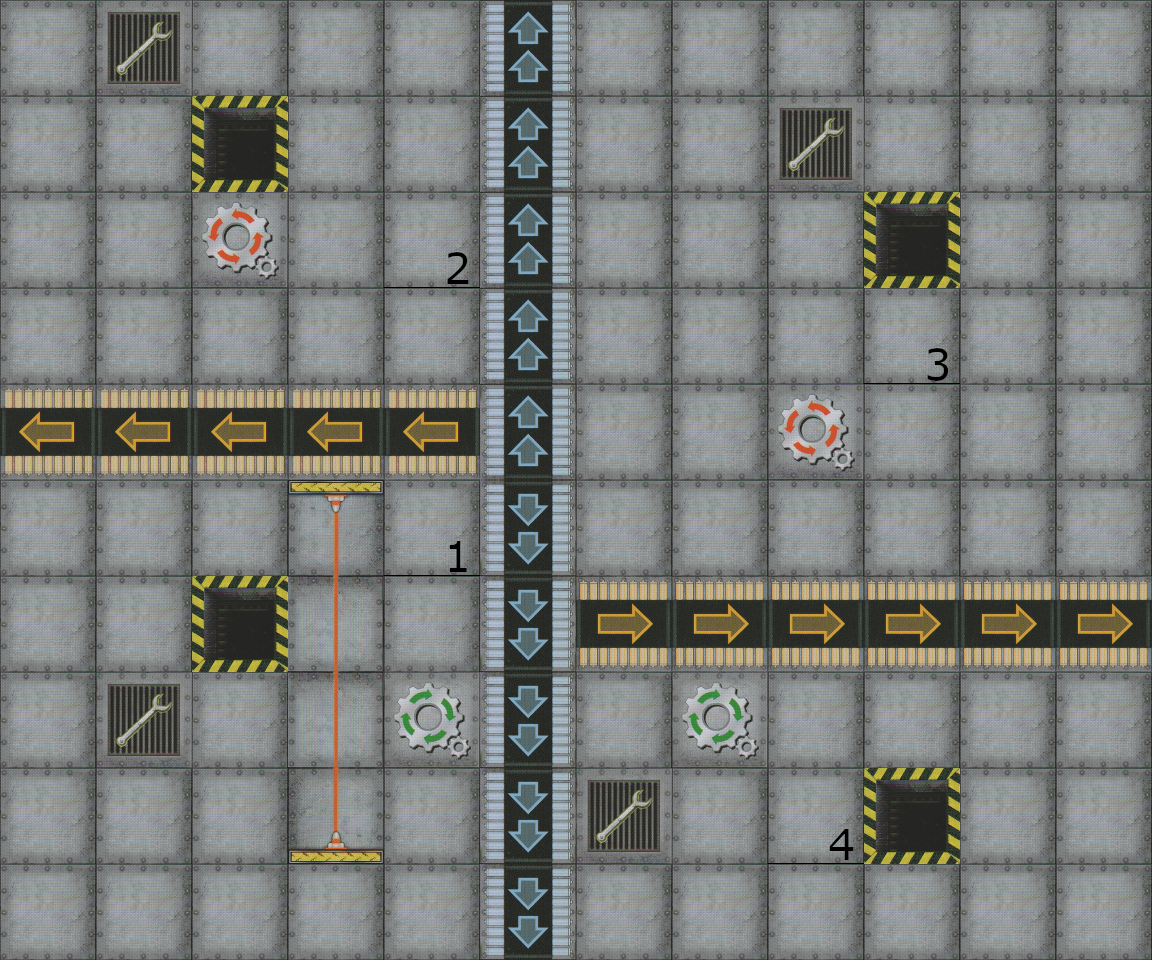

A 2D game scene composited from a Tiled map and its tileset images. What follows is a short description and the map's XML, with every tile layer's data as written:
An orthogonal 12x10 tile map with 96x96 px tiles, 1 tile layer (Rutelag 1), 6 tilesets and 41 objects.

<map version="1.2" tiledversion="1.2.2" orientation="orthogonal" renderorder="right-down" width="12" height="10" tilewidth="96" tileheight="96" infinite="0" nextlayerid="12" nextobjectid="157">
 <tileset firstgid="1" source="standard.tsx" />
 <tileset firstgid="92" source="1.tsx" />
 <tileset firstgid="93" source="2.tsx" />
 <tileset firstgid="94" source="3.tsx" />
 <tileset firstgid="95" source="4.tsx" />
 <tileset firstgid="96" source="laser-over-floor.tsx" />
 <layer id="1" name="Rutelag 1" width="12" height="10">
  <data encoding="csv">
5,14,5,5,5,12,5,5,5,5,5,5,
5,5,6,5,5,12,5,5,14,5,5,5,
5,5,47,5,93,12,5,5,5,6,5,5,
5,5,5,5,5,12,5,5,5,94,5,5,
45,45,45,45,45,12,5,5,47,5,5,5,
5,5,5,40,92,19,5,5,5,5,5,5,
5,5,6,1610612832,5,19,46,46,46,46,46,46,
5,14,5,1610612832,48,19,5,48,5,5,5,5,
5,5,5,33,5,19,14,5,95,6,5,5,
5,5,5,5,5,19,5,5,5,5,5,5
</data>
 </layer>
 <objectgroup id="7" name="turnGears">
  <object id="44" x="192" y="192" width="96" height="96">
   <properties>
    <property name="rotationDirection" value="counterClockwise" />
   </properties>
  </object>
  <object id="46" x="768" y="384" width="96" height="96">
   <properties>
    <property name="rotationDirection" value="counterClockwise" />
   </properties>
  </object>
  <object id="47" x="384" y="672" width="96" height="96">
   <properties>
    <property name="rotationDirection" value="clockwise" />
   </properties>
  </object>
  <object id="48" x="672" y="672" width="96" height="96">
   <properties>
    <property name="rotationDirection" value="clockwise" />
   </properties>
  </object>
 </objectgroup>
 <objectgroup id="2" name="Pits">
  <object id="1" x="864" y="192" width="96" height="96" />
  <object id="2" x="192" y="96" width="96" height="96" />
  <object id="3" x="192" y="576" width="96" height="96" />
  <object id="4" x="864" y="768" width="96" height="96" />
 </objectgroup>
 <objectgroup id="3" name="Flags">
  <object id="5" x="384" y="480" width="96" height="96">
   <properties>
    <property name="nr" type="int" value="1" />
   </properties>
  </object>
  <object id="6" x="384" y="192" width="96" height="96">
   <properties>
    <property name="nr" type="int" value="2" />
   </properties>
  </object>
  <object id="7" x="864" y="288" width="96" height="96">
   <properties>
    <property name="nr" type="int" value="3" />
   </properties>
  </object>
  <object id="8" x="768" y="768" width="96" height="96">
   <properties>
    <property name="nr" type="int" value="4" />
   </properties>
  </object>
 </objectgroup>
 <objectgroup id="6" name="Belts">
  <object id="21" x="480" y="192" width="96" height="96">
   <properties>
    <property name="direction" value="north" />
    <property name="speed" value="2" />
   </properties>
  </object>
  <object id="23" x="480" y="0" width="96" height="96">
   <properties>
    <property name="direction" value="north" />
    <property name="speed" value="2" />
   </properties>
  </object>
  <object id="24" x="480" y="96" width="96" height="96">
   <properties>
    <property name="direction" value="north" />
    <property name="speed" value="2" />
   </properties>
  </object>
  <object id="25" x="480" y="288" width="96" height="96">
   <properties>
    <property name="direction" value="north" />
    <property name="speed" value="2" />
   </properties>
  </object>
  <object id="26" x="480" y="384" width="96" height="96">
   <properties>
    <property name="direction" value="north" />
    <property name="speed" value="2" />
   </properties>
  </object>
  <object id="27" x="480" y="480" width="96" height="96">
   <properties>
    <property name="direction" value="south" />
    <property name="speed" value="2" />
   </properties>
  </object>
  <object id="28" x="480" y="576" width="96" height="96">
   <properties>
    <property name="direction" value="south" />
    <property name="speed" value="2" />
   </properties>
  </object>
  <object id="30" x="480" y="672" width="96" height="96">
   <properties>
    <property name="direction" value="south" />
    <property name="speed" value="2" />
   </properties>
  </object>
  <object id="31" x="480" y="768" width="96" height="96">
   <properties>
    <property name="direction" value="south" />
    <property name="speed" value="2" />
   </properties>
  </object>
  <object id="32" x="480" y="864" width="96" height="96">
   <properties>
    <property name="direction" value="south" />
    <property name="speed" value="2" />
   </properties>
  </object>
  <object id="33" x="384" y="384" width="96" height="96">
   <properties>
    <property name="direction" value="west" />
    <property name="speed" value="1" />
   </properties>
  </object>
  <object id="34" x="288" y="384" width="96" height="96">
   <properties>
    <property name="direction" value="west" />
    <property name="speed" value="1" />
   </properties>
  </object>
  <object id="35" x="192" y="384" width="96" height="96">
   <properties>
    <property name="direction" value="west" />
    <property name="speed" value="1" />
   </properties>
  </object>
  <object id="36" x="96" y="384" width="96" height="96">
   <properties>
    <property name="direction" value="west" />
    <property name="speed" value="1" />
   </properties>
  </object>
  <object id="37" x="0" y="384" width="96" height="96">
   <properties>
    <property name="direction" value="west" />
    <property name="speed" value="1" />
   </properties>
  </object>
  <object id="38" x="576" y="576" width="96" height="96">
   <properties>
    <property name="direction" value="east" />
    <property name="speed" value="1" />
   </properties>
  </object>
  <object id="49" x="672" y="576" width="96" height="96">
   <properties>
    <property name="direction" value="east" />
    <property name="speed" value="1" />
   </properties>
  </object>
  <object id="50" x="768" y="576" width="96" height="96">
   <properties>
    <property name="direction" value="east" />
    <property name="speed" value="1" />
   </properties>
  </object>
  <object id="51" x="864" y="576" width="96" height="96">
   <properties>
    <property name="direction" value="east" />
    <property name="speed" value="1" />
   </properties>
  </object>
  <object id="52" x="960" y="576" width="96" height="96">
   <properties>
    <property name="direction" value="east" />
    <property name="speed" value="1" />
   </properties>
  </object>
  <object id="53" x="1056" y="576" width="96" height="96">
   <properties>
    <property name="direction" value="east" />
    <property name="speed" value="1" />
   </properties>
  </object>
 </objectgroup>
 <objectgroup id="8" name="Repairs">
  <object id="145" x="768" y="96" width="96" height="96" />
  <object id="146" x="576" y="768" width="96" height="96" />
  <object id="147" x="96" y="672" width="96" height="96" />
  <object id="148" x="96" y="0" width="96" height="96" />
 </objectgroup>
 <objectgroup id="10" name="Lasers">
  <object id="153" x="288" y="480" width="96" height="96" />
  <object id="154" x="288" y="576" width="96" height="96" />
  <object id="155" x="288" y="672" width="96" height="96" />
  <object id="156" x="288" y="768" width="96" height="96" />
 </objectgroup>
</map>
